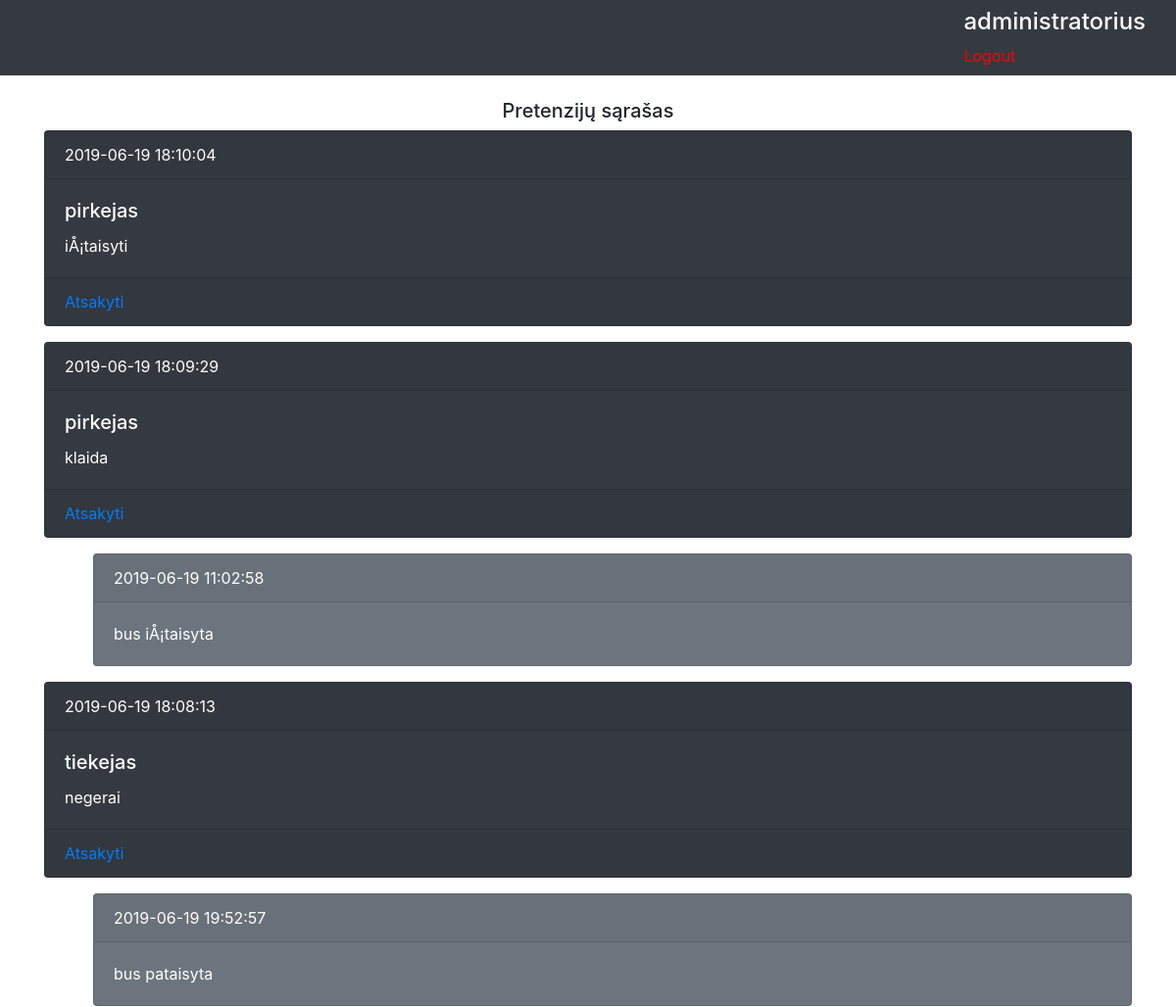
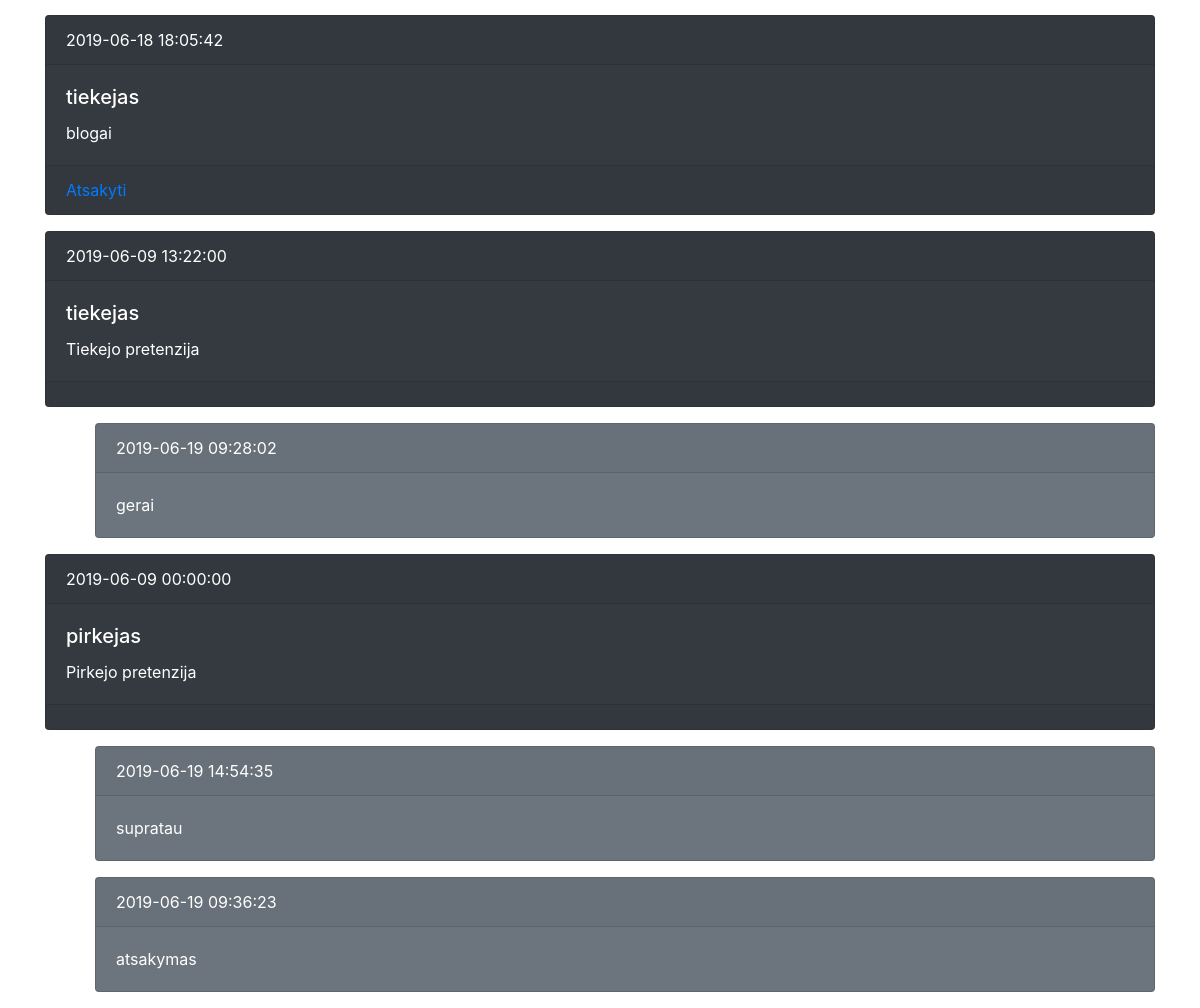
The page /templates/admin.php (signed in) on the database its author committed (2 pictures, top to bottom).
### tables this page shows
CREATE TABLE `claim` (
  `id` int(11) NOT NULL,
  `date` datetime NOT NULL DEFAULT CURRENT_TIMESTAMP,
  `text` varchar(255) NOT NULL,
  `fk_user` int(11) NOT NULL
);

CREATE TABLE `users` (
  `id` int(11) NOT NULL,
  `username` varchar(255) NOT NULL,
  `password` varchar(255) NOT NULL,
  `role` varchar(255) NOT NULL
);

CREATE TABLE `reply` (
  `id` int(11) NOT NULL,
  `text` varchar(255) NOT NULL,
  `date` datetime NOT NULL DEFAULT CURRENT_TIMESTAMP,
  `fk_claim` int(11) NOT NULL
);

### db_connection.php (called while the page is built, shortened)
<?php
function selectFromDatabase($conn, $sql) {
    $result = mysqli_query($conn, $sql);
    return $result;
}

### templates/admin.php (the view, shortened to what this page needs)
<!DOCTYPE html>
<html>
    <head>
        <link rel="stylesheet" href="https://stackpath.bootstrapcdn.com/bootstrap/4.3.1/css/bootstrap.min.css">
    </head>
    <body>
        <?php
        include '../db_connection.php';
        if (empty($_SESSION['user']) || $_SESSION['user']['role'] != 'admin') {
            session_abort();
            exit('Klaida: Prieiga negalima');
        } else {
            include '../layouts/navbar.php';
            $conn = OpenConnection();
            $getAllClaims = "SELECT claim.id, claim.date, claim.text, users.username FROM claim LEFT JOIN users ON claim.fk_user = users.id ORDER BY date DESC";
            $resultClaims = selectFromDatabase($conn, $getAllClaims);
            $getAllReplies = "SELECT * FROM reply ORDER BY date DESC";
            $resultReplies = selectFromDatabase($conn, $getAllReplies);
            if (mysqli_num_rows($resultClaims) > 0 || mysqli_num_rows($resultReplies) > 0) {
                while ($row = mysqli_fetch_assoc($resultClaims)) {
                    $temp_row[] = $row;
                }
                while ($rowReplies = mysqli_fetch_assoc($resultReplies)) {
                    $temp_rowReplies[] = $rowReplies;
                }
                echo '<h5 align="center">Pretenzijų sąrašas</h5>';
                foreach ($temp_row as $row) {
                    echo '<div class="container">
                        <div class="card text-white bg-dark mb-3" value="' . $row["id"] . 'id="claim_card">
                            <div class="card-header">' . $row["date"] . ' </div>
                                <div class="card-body">
                                  <h5 class="card-title">' . $row["username"] . '</h5>
                                  <p class="card-text">' . $row["text"] . '</p>
                                </div>';
                    $date = $row["date"];
                    $d1 = date("Y-m-d", strtotime($date));
                    $date1 = new DateTime('today');
                    $date1->modify('-2 weekday');
                    $d = $date1->format('Y-m-d');
                    if (($d1 >= $d) && ($d1 <= date('Y-m-d'))) {
                        echo '<div class="card-footer"><a href=reply.php?id=' . $row["id"] . '>Atsakyti</a></div></div></div>';
                    } else {
                        echo '<div class="card-footer"></div></div></div>';
                    }
                    foreach ($temp_rowReplies as $rowReplies) {
                        if ($row["id"] === $rowReplies["fk_claim"]) {
                            echo '<div class="container">
                                 <div class="card text-white bg-secondary mb-3" value="' . $row["id"] . '" style="margin-left: 50px;">
                                   <div class="card-header">' . $rowReplies["date"] . '</div>
                                   <div class="card-body">
                                       <p class="card-text">' . $rowReplies["text"] . '</p>
                                   </div>
                                 </div>
                                 </div>';
                        }
                    }
                }
            } else {
                echo 'Nėra pretenzijų';
            }
        }
        ?>
</body>
</html>

### layouts/navbar.php (shortened to what this page needs)
<nav class="navbar navbar-dark bg-dark mb-4">
    <div class="container-fluid">
        <div class="navbar-header">
        </div>
        <div class="nav navbar-nav navbar-right">
            <?php if (isset($_SESSION["user"])): ?>
                <div class="dropdown show">
                    <?php echo '<h4 style="color:white">' . $_SESSION["user"]["username"] . '</h4>' ?>
                    <a href="<?php echo BASE_URL . 'templates/logout.php' ?>" style="color: red;">Logout</a>
                </div>
            <?php else: ?>
                <li><a href="<?php echo BASE_URL . 'templates/login.php' ?>"><span class="glyphicon glyphicon-log-in"></span> Prisijungti</a></li>
                <?php endif; ?>
        </div>
    </div>
</nav>

### rows shown on the page
claim: $row["id"] 3 (drawn), date "2019-06-19 18:10:04", fk_user.username "pirkejas", text "iÅ¡taisyti"
claim: $row["id"] 5 (drawn), date "2019-06-19 18:09:29", fk_user.username "pirkejas", text "klaida"
reply: $row["id"] 5 (drawn), date "2019-06-19 11:02:58", text "bus iÅ¡taisyta"
claim: $row["id"] 4 (drawn), date "2019-06-19 18:08:13", fk_user.username "tiekejas", text "negerai"
reply: $row["id"] 4 (drawn), date "2019-06-19 19:52:57", text "bus pataisyta"
claim: $row["id"] 6 (drawn), date "2019-06-18 18:05:42", fk_user.username "tiekejas", text "blogai"
claim: $row["id"] 2 (drawn), date "2019-06-09 13:22:00", fk_user.username "tiekejas", text "Tiekejo pretenzija"
reply: $row["id"] 2 (drawn), date "2019-06-19 09:28:02", text "gerai"
claim: $row["id"] 1 (drawn), date "2019-06-09 00:00:00", fk_user.username "pirkejas", text "Pirkejo pretenzija"
reply: $row["id"] 1 (drawn), date "2019-06-19 14:54:35", text "supratau"
reply: $row["id"] 1 (drawn), date "2019-06-19 09:36:23", text "atsakymas"

### other values the page prints
$_SESSION["user"]["username"] "administratorius"
